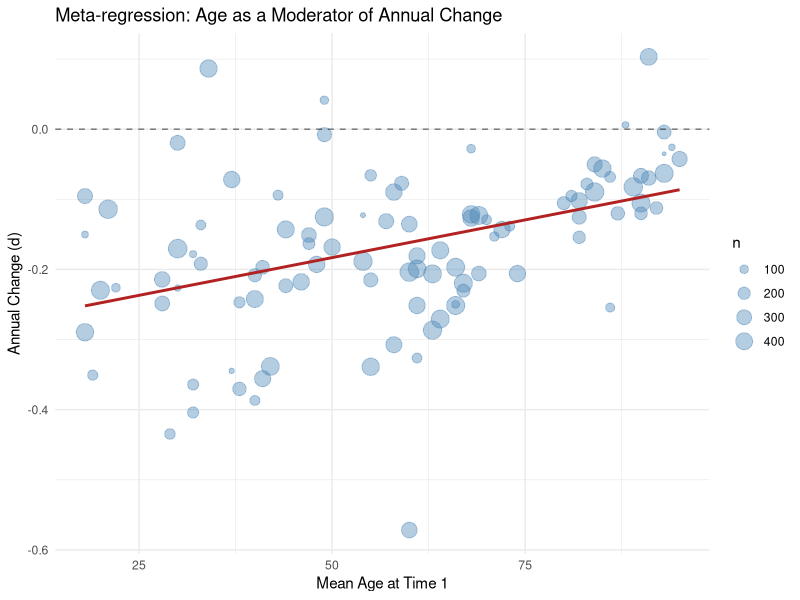

Here is the R script that generated this plot:
library(dplyr)
library(metafor)
library(psych)
library(ggplot2)

# some fake data that would be extracted from primary studies
fakeStudies = 
  data.frame(study_id = 1:100) %>%
  dplyr::mutate(
    # sample size
    n = sample(
      50:500,
      size = nrow(.),
      replace = TRUE
    ),
    # sample mean age at time 1
    age_t1 = sample(
      18:95,
      size = nrow(.),
      replace = TRUE
    ),
    # length of time interval (random 1-10)
    t_interval = sample(
      seq(from = 1, to = 10, by = 0.5), 
      size = nrow(.), 
      replace = TRUE),
    # correlation between time 1 and time 2
    age_temp = (age_t1 - min(age_t1)) / (max(age_t1) - min(age_t1)),
    r_t1_t2 = 0.99 * exp(-(0.3 * (1.1 - age_temp)) * (t_interval - 1)) + rnorm(n(), m = 0, sd = 0.05), # exponential decay of r as interval increases
    r_t1_t2 = case_when(
      r_t1_t2 < 0 ~ 0.01,
      r_t1_t2 > .99 ~ .99,
      .default = r_t1_t2
    ),
    age_temp = NULL,
    # mean & sd at time 1
    m_t1 = rnorm(n = nrow(.), m = 5, sd = 1),
    sd_t1 = abs(rnorm(n = nrow(.), m = 2.5, sd = 0.5)),
    # mean at time 2
    m_t2 = (r_t1_t2 * m_t1) + sqrt(1 - r_t1_t2^2) * rnorm(n = nrow(.)),
    # randomly make 20% of r values missing (more realistic)
    r_t1_t2 = if_else(runif(n()) < 0.20, NA_real_, r_t1_t2)
  )

# before we can process the data,
# we need to obtain the meta-analytic r_t1_t2
# so that we can use that as imputed value for 
# the studies which did not report r_t1_t2
meta_z_t1_t2 = metafor::rma(
  yi = yi,
  vi = vi,
  data = fakeStudies %>%
    metafor::escalc(
      data = .,
      measure = "ZCOR",
      ri = r_t1_t2,
      ni = n),
  method = "REML" # random effects
)$b[1, 1]
meta_r_t1_t2 = psych::fisherz2r(meta_z_t1_t2)

# now we can process the data
fakeStudies_processed =
  fakeStudies %>%
  dplyr::mutate(
    # smd
    d = (m_t2 - m_t1) / sd_t1,
    d.annual = d / t_interval,
    # variance
    r_temp = ifelse(
      !is.na(r_t1_t2),
      r_t1_t2,
      meta_r_t1_t2
    ),
    v = ((2  * (1 - r_temp)) / n) + (d^2 / (2 * n)),
    v.annual = v / t_interval,
    r_temp = NULL
  )

# overall meta-analytic model for 1-year change in mean level
results1 = metafor::rma(
  yi = d.annual,
  vi = v.annual,
  data = fakeStudies_processed,
  method = "REML" # random effects
)

# check if 1-year change in mean level is different depending on age
results2 = metafor::rma(
  yi = d.annual,
  vi = v.annual,
  mods = age_t1,
  data = fakeStudies_processed,
  method = "REML" # random effects
)

# plot effect against age
plothelp_agerange = seq(
  min(fakeStudies_processed$age_t1), 
  max(fakeStudies_processed$age_t1), 
  length.out = 100)
plothelp_preds = predict(results2, newmods = plothelp_agerange)
plothelp_data = data.frame(
  age_t1 = plothelp_agerange,
  d.annual_pred = plothelp_preds$pred)
ggplot() +
  # Bubble plot: points sized by inverse variance (weight)
  geom_point(data = fakeStudies_processed, 
             aes(x = age_t1, y = d.annual, size = n), 
             alpha = 0.4, color = "steelblue") +
  # Regression Line
  geom_line(data = plothelp_data, 
            aes(x = age_t1, y = d.annual_pred), 
            color = "firebrick", linewidth = 1) +
  # Add a horizontal line at 0 for reference
  geom_hline(yintercept = 0, linetype = "dashed", alpha = 0.5) +
  labs(
    title = "Meta-regression: Age as a Moderator of Annual Change",
    x = "Mean Age at Time 1",
    y = "Annual Change (d)"
  ) +
  theme_minimal()
